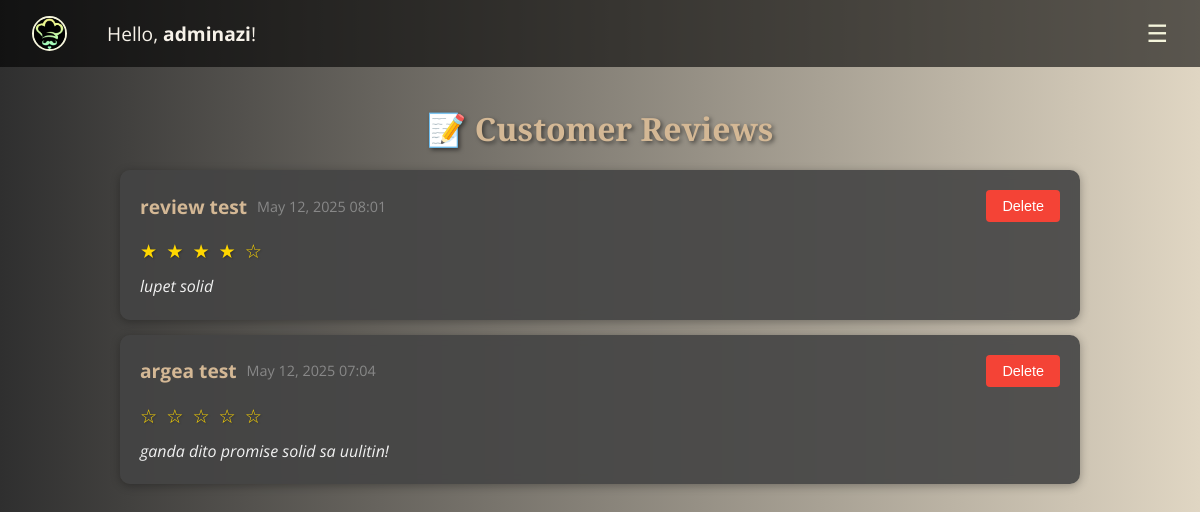
Screenshot of /admin_reviews.php (signed in) with the database file from the repository.
### tables this page shows
CREATE TABLE `registertb` (
  `userid` int(10) UNSIGNED NOT NULL,
  `name` varchar(255) DEFAULT NULL,
  `username` varchar(255) DEFAULT NULL,
  `contact` varchar(20) DEFAULT NULL,
  `password` varchar(255) DEFAULT NULL,
  `checkpass` varchar(255) DEFAULT NULL,
  `role` varchar(20) DEFAULT 'user'
);

CREATE TABLE `orders` (
  `id` int(11) NOT NULL,
  `package_id` int(11) NOT NULL,
  `customer_name` varchar(255) NOT NULL,
  `address` text NOT NULL,
  `event_type` varchar(255) NOT NULL,
  `guest_count` int(11) NOT NULL,
  `selected_dishes` text DEFAULT NULL,
  `selected_desserts` text DEFAULT NULL,
  `lat` decimal(10,7) DEFAULT NULL,
  `lng` decimal(10,7) DEFAULT NULL,
  `created_at` timestamp NOT NULL DEFAULT current_timestamp(),
  `order_date` date DEFAULT NULL,
  `user_id` int(11) NOT NULL,
  `status` varchar(255) DEFAULT NULL,
  `payment_method` varchar(255) DEFAULT NULL,
  `reviews` text DEFAULT NULL,
  `rating` int(10) DEFAULT NULL,
  `total_price` int(10) DEFAULT NULL
);

### admin_reviews.php (the view, shortened to what this page needs)
<?php
include('connection.php');
$user_id = $_SESSION['user_id'];
$user_name = "";
$query = "SELECT name, role FROM registertb WHERE userid = ?";
$stmt = $conn->prepare($query);
$stmt->bind_param("i", $user_id);
$stmt->execute();
$stmt->bind_result($name, $roles);
if ($stmt->fetch()) {
    $user_name = $name;
}
$reviews_query = "SELECT o.id as order_id, o.customer_name, o.reviews, o.rating, o.created_at, rt.name as user_name
                 FROM orders o
                 JOIN registertb rt ON o.user_id = rt.userid
                 WHERE o.reviews IS NOT NULL AND o.reviews != ''
                 ORDER BY o.created_at DESC";
$reviews_result = $conn->query($reviews_query);
?>
<!DOCTYPE html>
<html lang="en">
<head>
</head>
<body>
    <div class="background-slider"></div>
    <nav class="navbar">
        <div class="navbar-left">
            <img src="logo.jfif" alt="Logo" class="logo-img">
            <?php if (!empty($user_name)) {
                echo "<span class='greeting'>Hello, <strong>$user_name</strong>!</span>";
            } ?>
        </div>
        <button class="menu-toggle" onclick="toggleMenu()">☰</button>
    </nav>
    <div class="container">
        <h2>📝 Customer Reviews</h2>
        <?php if ($reviews_result->num_rows > 0): ?>
            <?php while ($review = $reviews_result->fetch_assoc()): ?>
                <div class="review-card">
                    <div class="review-header">
                        <div class="reviewer-info">
                            <span class="reviewer-name"><?php echo htmlspecialchars($review['customer_name']); ?></span>
                            <span class="review-date"><?php echo date('M d, Y H:i', strtotime($review['created_at'])); ?></span>
                        </div>
                        <form method="POST" style="display: inline;">
                            <button type="submit" name="delete_review" class="delete-btn" onclick="return confirm('Are you sure you want to delete this review?')">Delete</button>
                        </form>
                    </div>
                    <div class="review-rating">
                        <?php for ($i = 0; $i < $review['rating']; $i++): ?>
                            ★
                        <?php endfor; ?>
                        <?php for ($i = $review['rating']; $i < 5; $i++): ?>
                            ☆
                        <?php endfor; ?>
                    </div>
                    <div class="review-content">
                        <?php echo nl2br(htmlspecialchars($review['reviews'])); ?>
                    </div>
                </div>
            <?php endwhile; ?>
        <?php else: ?>
            <p>No reviews found.</p>
        <?php endif; ?>
    </div>
</body>
</html>

### admin_reviews.php (style rules this page uses)
* { margin: 0; padding: 0; box-sizing: border-box; }
body, html { height: 100%; font-family: 'Open Sans', sans-serif; }
body { background: linear-gradient(to right, #2f2f2f, #e0d6c3); color: #fff; overflow-x: hidden; }
.background-slider { position: fixed; top: 0; left: 0; width: 100%; height: 100%; z-index: -1; animation: slide 30s infinite; background-size: cover; background-position: center; }
.navbar { background-color: rgba(0, 0, 0, 0.6); display: flex; align-items: center; justify-content: space-between; padding: 1rem 2rem; position: relative; z-index: 1000; }
.navbar-left { display: flex; align-items: center; gap: 15px; }
.greeting { font-size: 1.2rem; color: #f7f2e9; margin-left: 15px; }
.logo-img { width: 35px; height: 35px; border-radius: 50%; object-fit: cover; margin-right: 10px; border: 2px solid beige; }
.container { margin: 20px auto; padding: 20px; max-width: 1000px; position: relative; z-index: 1; }
h2 { color: #d4b895; margin-bottom: 20px; font-family: 'Playfair Display', serif; text-align: center; font-size: 2em; text-shadow: 2px 2px 4px rgba(0,0,0,0.5); }
.review-card { background-color: rgba(68, 68, 68, 0.9); padding: 20px; border-radius: 10px; margin-bottom: 15px; box-shadow: 0 2px 10px rgba(0, 0, 0, 0.3); transition: transform 0.3s ease; backdrop-filter: blur(5px); }
.review-header { display: flex; justify-content: space-between; align-items: center; margin-bottom: 15px; }
.reviewer-info { display: flex; align-items: center; gap: 10px; }
.reviewer-name { font-size: 1.2rem; font-weight: bold; color: #d4b895; }
.review-date { color: #888; font-size: 0.9em; }
.review-rating { color: #ffd700; font-size: 1.2em; margin: 10px 0; letter-spacing: 2px; text-shadow: 1px 1px 2px rgba(0,0,0,0.3); }
.review-content { color: #f1f1f1; line-height: 1.6; font-style: italic; margin-top: 10px; }
.delete-btn { background-color: #f44336; color: white; border: none; padding: 8px 16px; border-radius: 4px; cursor: pointer; font-size: 0.9em; transition: background-color 0.3s ease; }
.menu-toggle { font-size: 24px; background: none; border: none; color: beige; cursor: pointer; display: block; }

### rows the page displays
registertb: name "adminazi"
orders: customer_name "review test", created_at "May 12, 2025 08:01", rating 4 (drawn), reviews "lupet solid"
orders: customer_name "argea test", created_at "May 12, 2025 07:04", reviews "ganda dito promise solid sa uulitin!"
